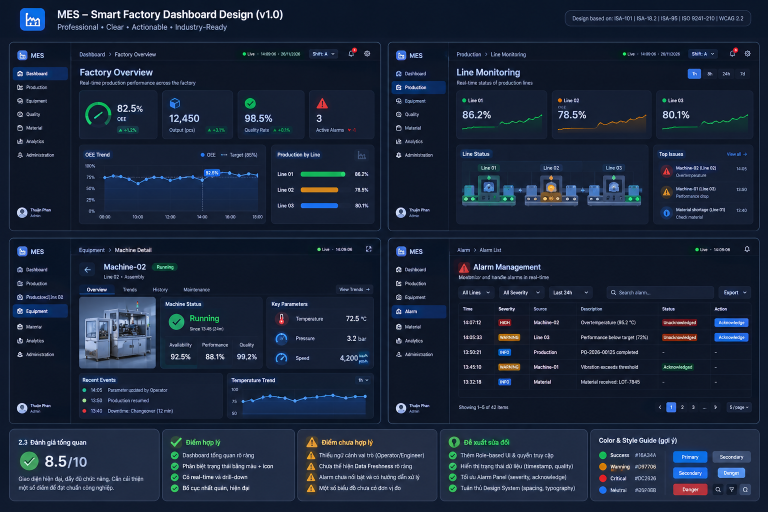
#> input picture docs/screenshots/UI2x2.png, 1536 x 1024 px, found by its file name (shown at 1/2 size)
$ python check_bars.py
#> lines starting #> are read from the running program, lines starting #| are printed output that depends on the picture; after the words box and inside, x2 and y2 are one past the last pixel; in counts of white or black regions, pixels touching at a corner belong together
"""Kiểm tra vùng 'Production by Line' (3 thanh ngang) trong ảnh gốc frame1."""
import numpy as np
from PIL import Image
from collections import Counter

REF = r"e:\Work\SFSVcongty\Laird\Code\Data-Integrate\docs\screenshots\UI2x2.png"
a = np.array(Image.open(REF).convert("RGB"))
#> a is the input picture: shape (1024, 1536, 3); mean R, G, B 26.5, 38.3, 58.8

# vùng card phải của frame1
reg = a[190:456, 465:761]
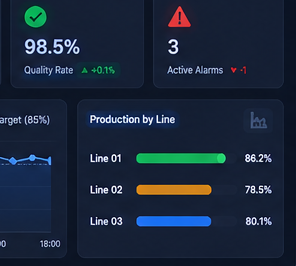
#> reg: shape (266, 296, 3); mean R, G, B 26.3, 39.2, 58.9
flat = reg.reshape(-1, 3)
cnt = Counter(map(tuple, flat[::5]))
#> cnt = 3262 items
print("màu chính trong card phải frame1:")
for c, n in cnt.most_common(10):
    print("   #%02X%02X%02X %5.1f%%" % (c[0], c[1], c[2], 100.0 * n / len(flat[::5])))
#> this loop made 10 passes
#> (c, n) on passes 1 to 10: ((21, 31, 52), 1273), ((21, 32, 53), 626), ((20, 30, 51), 539), ((21, 32, 52), 537), ((22, 32, 53), 537), ((20, 31, 52), 479), ((21, 31, 51), 423), ((20, 31, 51), 372), ((21, 31, 53), 329), ((12, 20, 36), 241)
#|    #151F34   8.1%
#|    #152035   4.0%
#|    #141E33   3.4%
#|    #152034   3.4%
#|    #162035   3.4%
#|    #141F34   3.0%
#|    #151F33   2.7%
#|    #141F33   2.4%
#> (further printed lines are left out)

# tìm các thanh ngang: pixel bão hoà cao (xanh/amber/green) tạo thành hàng dài
regi = reg.astype(np.int16)
mx = regi.max(axis=2); mn = regi.min(axis=2)
sat = mx - mn
colored = (sat > 45) & (mx > 90)
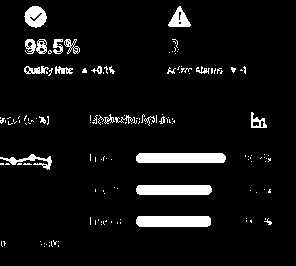
#> colored: shape (266, 296) bool; 6.2% white; 149 white regions (127 under 20 px), largest, box (x1, y1, x2, y2) and area: (136, 153, 226, 163) 881, (136, 216, 211, 227) 808, (136, 185, 212, 195) 741
print("\npixel màu bão hoà trong card phải:", int(colored.sum()))
#| pixel màu bão hoà trong card phải: 4920
ys, xs = np.nonzero(colored)
#> ys = 4920 values from 6 to 246; xs = 4920 values, max 271 at index 4575, min 0 at index 1600, mean 136.1
if len(xs):
    print("  bbox y=%d..%d  x=%d..%d" % (ys.min(), ys.max(), xs.min(), xs.max()))
#|   bbox y=6..246  x=0..271
    # gom theo cụm y
    rows = sorted(set(ys.tolist()))
#> rows = 108 values from 6 to 246
    clusters = []
    for y in rows:
        if clusters and y - clusters[-1][1] <= 3:
            clusters[-1][1] = y
        else:
            clusters.append([y, y])
#> this loop made 108 passes
#> y on passes 1 to 12: 6, 7, 8, 9, 10, 11, 12, 13, 14, 15, 16, 17
#> after the loop, clusters = [[6, 27], [39, 53], [66, 75], [112, 127], [153, 169], [185, 194], [216, 226], [240, 246]]
    print("  các dải ngang màu (bar):")
    for c in clusters:
        m = colored[c[0]:c[1] + 1]
        cx = np.nonzero(m.any(axis=0))[0]
        print("    y=%d..%d  x=%d..%d  (rộng %d, dày %d)" % (c[0], c[1], cx.min(), cx.max(), cx.max() - cx.min() + 1, c[1] - c[0] + 1))
#> this loop made 8 passes
#|     y=6..27  x=24..190  (rộng 167, dày 22)
#|     y=39..53  x=25..178  (rộng 154, dày 15)
#|     y=66..75  x=24..245  (rộng 222, dày 10)
#|     y=112..127  x=0..266  (rộng 267, dày 16)
#|     y=153..169  x=0..270  (rộng 271, dày 17)
#|     y=185..194  x=95..270  (rộng 176, dày 10)
#|     y=216..226  x=90..271  (rộng 182, dày 11)
#|     y=240..246  x=1..58  (rộng 58, dày 7)

# tương tự cho card trái (biểu đồ OEE trend)
reg2 = a[190:456, 140:465].astype(np.int16)
mx2 = reg2.max(axis=2); mn2 = reg2.min(axis=2)
#> after `mx2 = reg2.max(axis=2)`:
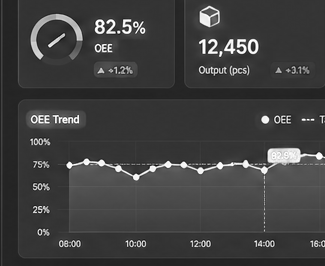
#> mx2: shape (266, 325) int16; min 3, max 255, mean 63.4
sat2 = mx2 - mn2
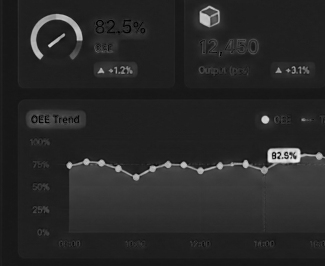
#> sat2: shape (266, 325) int16; min 0, max 235, mean 39.7
col2 = (sat2 > 45) & (mx2 > 90)
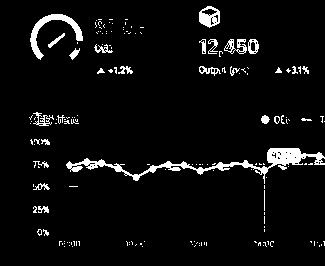
#> col2: shape (266, 325) bool; 5.1% white; 162 white regions (134 under 20 px), largest, box (x1, y1, x2, y2) and area: (66, 148, 325, 184) 1692, (30, 14, 83, 60) 574, (199, 6, 220, 28) 278
print("\npixel màu bão hoà trong card trái (OEE trend):", int(col2.sum()))
#| pixel màu bão hoà trong card trái (OEE trend): 4420
ys2, xs2 = np.nonzero(col2)
#> ys2 = 4420 values from 6 to 246; xs2 = 4420 values, max 324 at index 2146, min 29 at index 1956, mean 169.9
if len(xs2):
    print("  bbox y=%d..%d x=%d..%d" % (ys2.min(), ys2.max(), xs2.min(), xs2.max()))
#|   bbox y=6..246 x=29..324
    cc = Counter(map(tuple, reg2.reshape(-1, 3)[::7]))
#> cc = 2700 items
    print("  màu chính:")
    for c, n in cc.most_common(8):
        print("    #%02X%02X%02X %5.1f%%" % (c[0], c[1], c[2], 100.0 * n / len(reg2.reshape(-1, 3)[::7])))
#> this loop made 8 passes
#> (c, n) on passes 1 to 8: ((21, 31, 52), 753), ((20, 30, 51), 478), ((20, 31, 51), 474), ((20, 31, 52), 427), ((21, 31, 51), 359), ((21, 32, 52), 354), ((21, 32, 53), 291), ((22, 32, 53), 240)
#|     #151F34   6.1%
#|     #141E33   3.9%
#|     #141F33   3.8%
#|     #141F34   3.5%
#|     #151F33   2.9%
#|     #152034   2.9%
#|     #152035   2.4%
#|     #162035   1.9%

# frame4: bảng alarm — có nút màu xanh (Acknowledge)?
reg3 = a[471:849, 898:1519].astype(np.int16)
mx3 = reg3.max(axis=2); mn3 = reg3.min(axis=2)
sat3 = mx3 - mn3
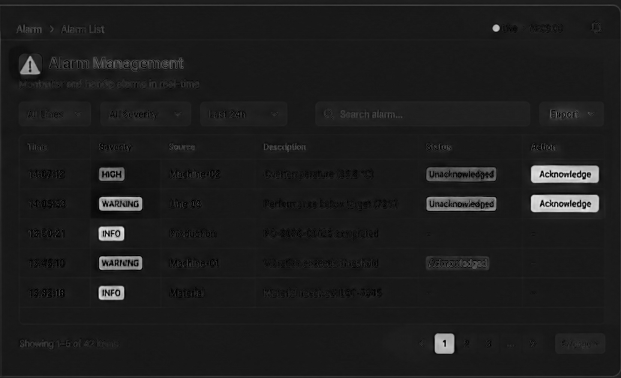
#> sat3: shape (378, 621) int16; min 0, max 238, mean 29
btn = (sat3 > 70) & (mx3 > 100)
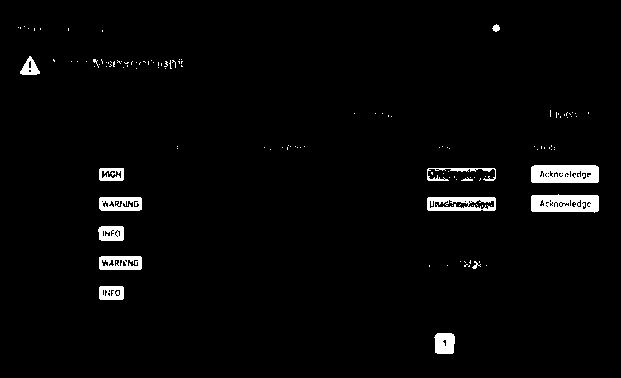
#> btn: shape (378, 621) bool; 2.5% white; 131 white regions (117 under 20 px), largest, box (x1, y1, x2, y2) and area: (531, 165, 599, 183) 1104, (531, 194, 599, 213) 1039, (427, 197, 496, 211) 686
ys3, xs3 = np.nonzero(btn)
#> ys3 = 5913 values from 24 to 353; xs3 = 5913 values, max 598 at index 673, min 18 at index 13, mean 365.8
print("\nframe4 pixel màu đậm (nút/tag):", len(xs3))
#| frame4 pixel màu đậm (nút/tag): 5913
if len(xs3):
    cc = Counter(map(tuple, reg3.reshape(-1, 3)[::7]))
#> cc = 5726 items
    for c, n in cc.most_common(10):
        if max(c) - min(c) > 50:
            print("    #%02X%02X%02X %5.2f%%" % (c[0], c[1], c[2], 100.0 * n / len(reg3.reshape(-1, 3)[::7])))
#> this loop made 10 passes
#> (c, n) on passes 1 to 10: ((13, 21, 37), 2823), ((14, 22, 38), 2269), ((13, 22, 38), 1436), ((15, 23, 39), 1092), ((13, 21, 38), 985), ((12, 21, 37), 978), ((14, 22, 39), 913), ((13, 22, 37), 768), ((14, 23, 39), 645), ((12, 20, 36), 590)

$ run again, with docs/screenshots/Dashboard_sample.png copied over docs/screenshots/UI2x2.png
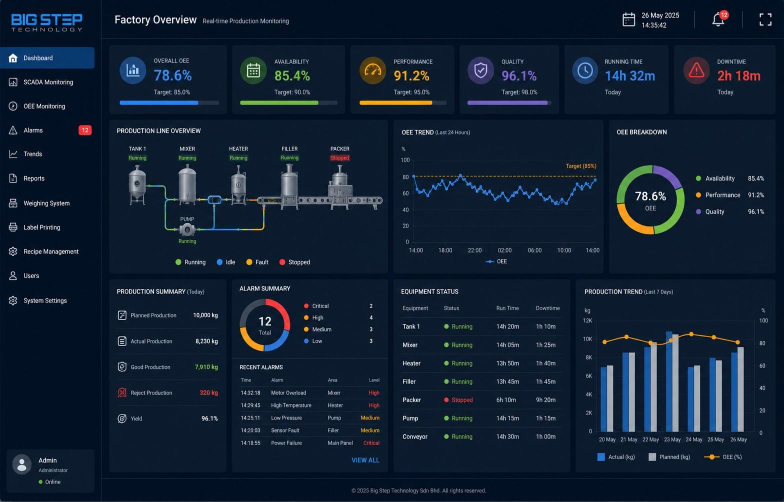
#> input picture docs/screenshots/Dashboard_sample.png, 1568 x 1003 px, found by its file name (shown at 1/2 size)
#> a is the input picture: shape (1003, 1568, 3); mean R, G, B 17.2, 32.1, 50.3
#> cnt = 3156 items
#> the loop `for c, n in cnt.most_common(10):` made 10 passes
#> (c, n) on passes 1 to 8: ((11, 26, 45), 4602), ((12, 27, 46), 1626), ((10, 27, 45), 871), ((10, 25, 44), 486), ((11, 28, 46), 460), ((0, 15, 34), 211), ((11, 27, 43), 200), ((12, 28, 44), 184)
#> (printed output is left out)
#> `colored = (sat > 45) & (mx > 90)`:
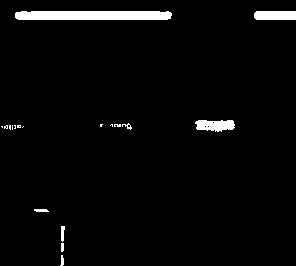
#> colored: shape (266, 296) bool; 3% white; 18 white regions (10 under 20 px), largest, box (x1, y1, x2, y2) and area: (15, 11, 172, 20) 1381, (254, 11, 296, 20) 372, (195, 120, 235, 132) 370
#| pixel màu bão hoà trong card phải: 2373
#> ys = 2373 values from 11 to 265; xs = 2373 values, max 295 at index 177, min 1 at index 2005, mean 137.2
#|   bbox y=11..265  x=1..295
#> rows = 60 values from 11 to 265
#> the loop `for y in rows:` made 60 passes
#> y on passes 1 to 8: 11, 12, 13, 14, 15, 16, 17, 18
#> after the loop `for y in rows:`: clusters = [[11, 19], [120, 131], [209, 211], [226, 251], [255, 265]]
#> the loop `for c in clusters:` made 5 passes
#> (c, cx) on passes 3 to 5: ([209, 211], [34, 35, 36, 37, 38, 39, 40, 41, 42, 43, 44, 45, 46, 47, 48]), ([226, 251], [61, 62, 63, 64]), ([255, 265], [60, 61, 62, 63])
#> (printed output is left out)
#> col2: shape (266, 325) bool; 3.5% white; 26 white regions (16 under 20 px), largest, box (x1, y1, x2, y2) and area: (99, 11, 260, 20) 1424, (17, 60, 44, 81) 538, (272, 201, 309, 220) 326
#| pixel màu bão hoà trong card trái (OEE trend): 3003
#> ys2 = 3003 values from 11 to 265; xs2 = 3003 values, max 324 at index 2028, min 17 at index 1493, mean 173.6
#|   bbox y=11..265 x=17..324
#> `cc = Counter(map(tuple, reg2.reshape(-1, 3)[::7]))`: cc = 2557 items
#> the loop `for c, n in cc.most_common(8):` made 8 passes
#> (c, n) on passes 1 to 8: ((11, 26, 45), 2742), ((1, 16, 35), 1739), ((12, 27, 46), 662), ((0, 15, 34), 587), ((10, 25, 44), 410), ((11, 27, 43), 266), ((2, 17, 36), 194), ((10, 27, 45), 194)
#> (printed output is left out)
#> `btn = (sat3 > 70) & (mx3 > 100)`:
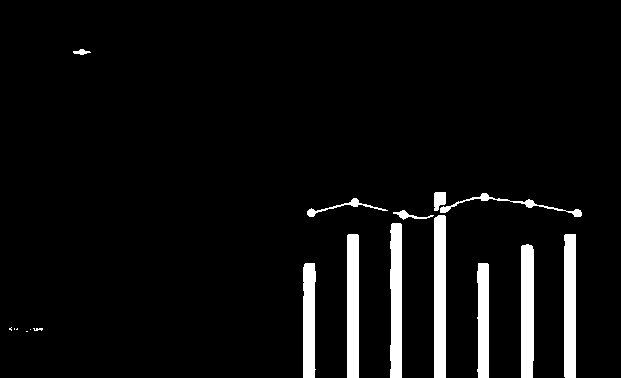
#> btn: shape (378, 621) bool; 5.4% white; 18 white regions (5 under 20 px), largest, box (x1, y1, x2, y2) and area: (434, 215, 446, 378) 1947, (390, 223, 402, 378) 1759, (347, 234, 359, 378) 1726
#> ys3 = 12651 values from 49 to 377; xs3 = 12651 values, max 581 at index 914, min 9 at index 8455, mean 438.5
#| frame4 pixel màu đậm (nút/tag): 12651
#> `cc = Counter(map(tuple, reg3.reshape(-1, 3)[::7]))`: cc = 4233 items
#> the loop `for c, n in cc.most_common(10):` made 10 passes
#> (c, n) on passes 1 to 8: ((11, 26, 45), 10026), ((12, 27, 46), 4558), ((10, 25, 44), 1574), ((13, 28, 47), 704), ((11, 27, 43), 471), ((0, 15, 34), 415), ((1, 16, 35), 391), ((9, 24, 43), 367)

$ run again, with docs/screenshots/Dashboard_sample_2.png copied over docs/screenshots/UI2x2.png
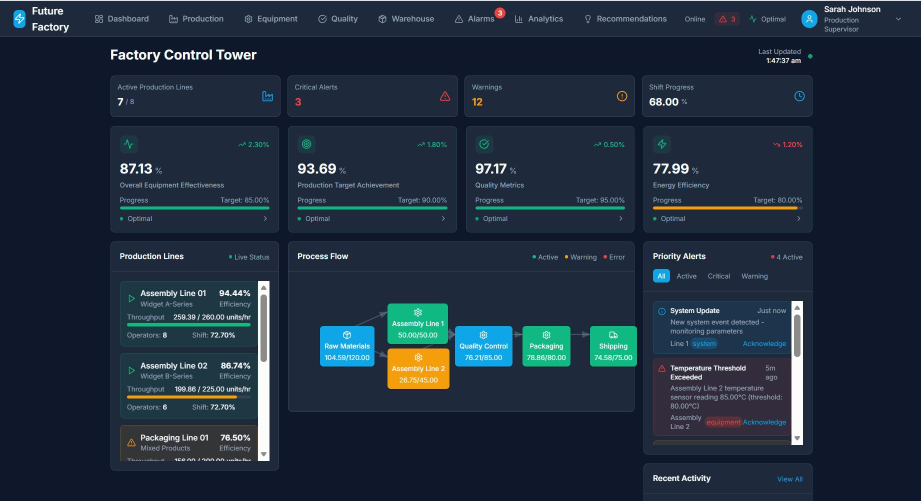
#> input picture docs/screenshots/Dashboard_sample_2.png, 1842 x 1001 px, found by its file name (shown at 1/2 size)
#> a is the input picture: shape (1001, 1842, 3); mean R, G, B 31.7, 45.1, 60.8
#> cnt = 2047 items
#> the loop `for c, n in cnt.most_common(10):` made 10 passes
#> (c, n) on passes 1 to 8: ((30, 41, 59), 7416), ((15, 23, 42), 929), ((29, 42, 59), 527), ((32, 40, 59), 407), ((16, 23, 42), 196), ((12, 23, 41), 162), ((13, 24, 42), 160), ((29, 42, 61), 141)
#> (printed output is left out)
#> `colored = (sat > 45) & (mx > 90)`:
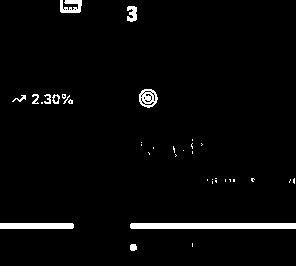
#> colored: shape (266, 296) bool; 3% white; 37 white regions (27 under 20 px), largest, box (x1, y1, x2, y2) and area: (130, 223, 296, 229) 994, (0, 223, 74, 229) 442, (139, 89, 158, 108) 222
#| pixel màu bão hoà trong card phải: 2334
#> ys = 2334 values from 0 to 250; xs = 2334 values, max 295 at index 1088, min 0 at index 851, mean 139.6
#|   bbox y=0..250  x=0..295
#> rows = 78 values from 0 to 250
#> the loop `for y in rows:` made 78 passes
#> y on passes 23 to 30: 89, 90, 91, 92, 93, 94, 95, 96
#> after the loop `for y in rows:`: clusters = [[0, 21], [89, 107], [139, 156], [178, 183], [223, 228], [243, 250]]
#> the loop `for c in clusters:` made 6 passes
#> (printed output is left out)
#> col2: shape (266, 325) bool; 2% white; 49 white regions (46 under 20 px), largest, box (x1, y1, x2, y2) and area: (100, 223, 325, 229) 1348, (108, 88, 126, 108) 91, (100, 244, 106, 251) 38
#| pixel màu bão hoà trong card trái (OEE trend): 1695
#> ys2 = 1695 values from 8 to 251; xs2 = 1695 values, max 324 at index 507, min 98 at index 9, mean 199.7
#|   bbox y=8..251 x=98..324
#> `cc = Counter(map(tuple, reg2.reshape(-1, 3)[::7]))`: cc = 1237 items
#> the loop `for c, n in cc.most_common(8):` made 8 passes
#> (c, n) on passes 1 to 8: ((30, 41, 59), 5218), ((15, 23, 42), 2912), ((29, 42, 59), 348), ((16, 23, 42), 228), ((12, 23, 41), 125), ((32, 40, 59), 113), ((13, 24, 42), 103), ((14, 25, 43), 99)
#> (printed output is left out)
#> `btn = (sat3 > 70) & (mx3 > 100)`:
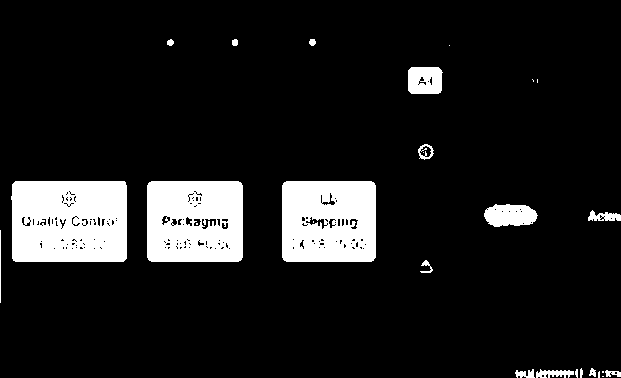
#> btn: shape (378, 621) bool; 11.3% white; 27 white regions (9 under 20 px), largest, box (x1, y1, x2, y2) and area: (11, 181, 127, 262) 8980, (147, 181, 243, 262) 7334, (282, 181, 376, 262) 7220
#| frame4 pixel màu đậm (nút/tag): 26478
#> `cc = Counter(map(tuple, reg3.reshape(-1, 3)[::7]))`: cc = 5516 items
#> the loop `for c, n in cc.most_common(10):` made 10 passes
#> (c, n) on passes 1 to 8: ((30, 41, 59), 13381), ((51, 44, 60), 1241), ((15, 23, 42), 1178), ((13, 24, 42), 922), ((30, 52, 76), 757), ((32, 43, 61), 399), ((16, 185, 130), 357), ((14, 166, 233), 345)
#> (printed output is left out)
